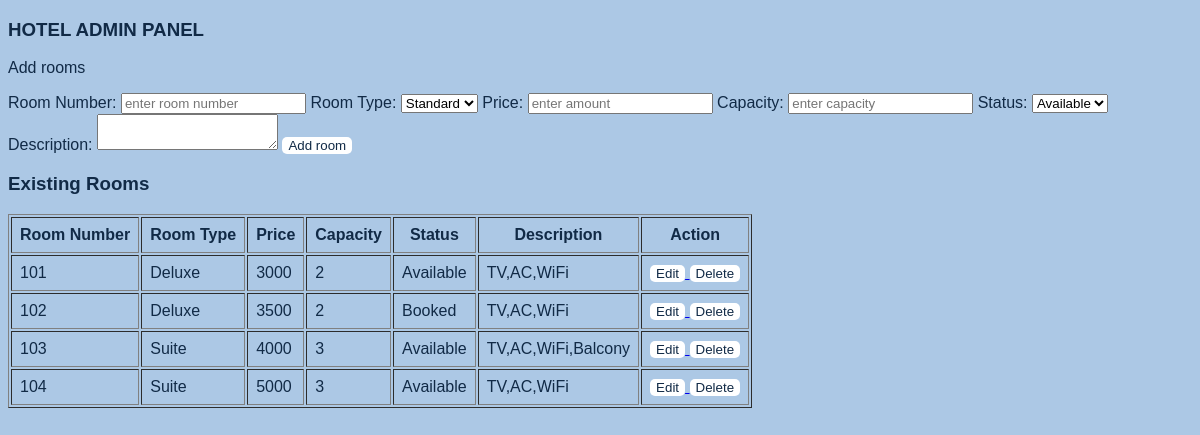
/admin, run on an earlier commit of the app's database.
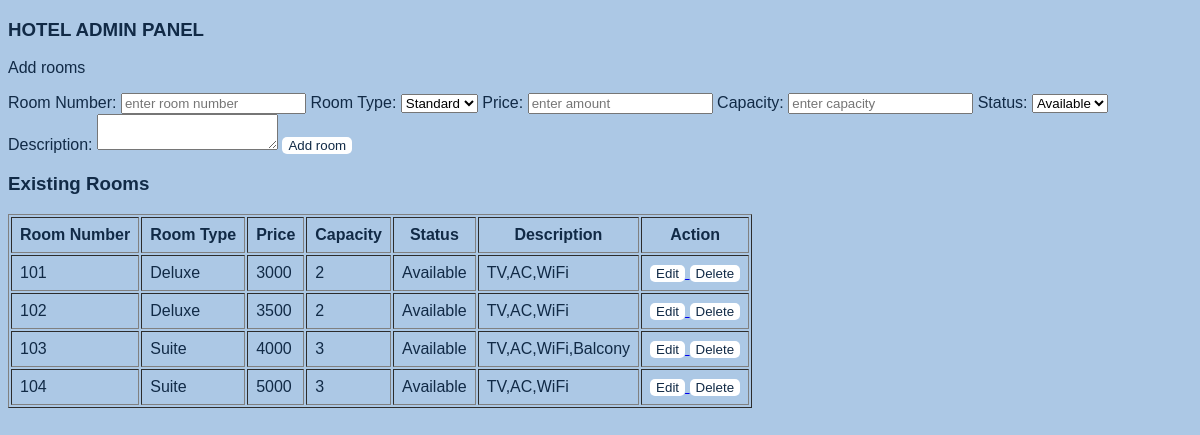
And on a later commit of the database.
### app/models/room.py (models this page shows)
class Room(Base):
    __tablename__="rooms"
    id=Column(Integer,primary_key=True,index=True)
    room_num=Column(Integer,nullable=False,unique=True)
    status=Column(String,nullable=False)
    room_type=Column(String,nullable=False)
    price=Column(Integer,nullable=False)
    description=Column(String,nullable=False)
    capacity=Column(Integer,nullable=False)

### main.py (the view)
@app.get("/admin", response_class=HTMLResponse)
def admin(request: Request):
    db = SessionLocal()
    rooms = db.query(Room).all()
    db.close()
    return templates.TemplateResponse(
        "admin.html",
        {
            "request": request,
            "rooms": rooms
        }
    )

### app/templates/admin.html (shortened to what this page needs)
<!DOCTYPE html>
<html lang="en">
<head>
    <link rel="stylesheet" href="/static/css/style.css">
</head>
<body>
    <h3>HOTEL ADMIN PANEL</h3>
    <p>Add rooms</p>
    <form action="/add_room" method="POST">
        <label for="room_num">Room Number:</label>
        <input type="number" placeholder="enter room number" id="room_num" name="room_num">
        <label for="room_type">Room Type:</label>
        <select name="room_type">
            <option>Standard</option>
        </select>
        <label for="price">Price:</label>
        <input type="number" placeholder="enter amount" id="price" name= "price">
        <label for="capacity">Capacity:</label>
        <input type="number" placeholder="enter capacity" id="capacity" name="capacity">
        <label for="status">Status:</label>
        <select name="status">
            <option>Available</option>
        </select>
        <label for="description">Description:</label>
        <textarea name="description" id="description"></textarea>
        <button>Add room</button>
    </form>
    <h3>Existing Rooms</h3>
    <table border="1" cellpadding="8">
    <tr>
        <th>Room Number</th>
        <th>Room Type</th>
        <th>Price</th>
        <th>Capacity</th>
        <th>Status</th>
        <th>Description</th>
        <th>Action</th>
    </tr>
    {% for room in rooms %}
    <tr>
        <td>{{ room.room_num }}</td>
        <td>{{ room.room_type }}</td>
        <td>{{ room.price }}</td>
        <td>{{ room.capacity }}</td>
        <td>{{ room.status }}</td>
        <td>{{ room.description }}</td>
        <td>
             <a href="/edit_room/{{ room.id }}">
                <button>Edit</button>
             </a>
             <a href="/delete_room/{{ room.id }}">
                <button>Delete</button>
             </a>
        </td>
    </tr>
    {% endfor %}
    </table>
</body>
</html>

What changed in the data, as far as the page shows it:
changed Room (number 2 of 4 on the later page): status "Booked" → "Available"
